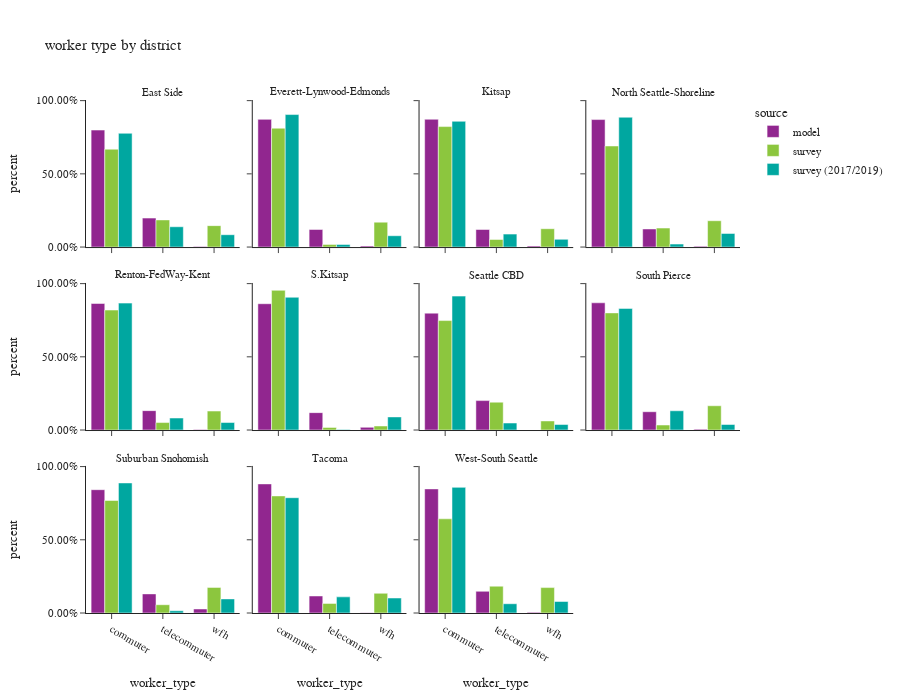

Notebook code for this chart:
### Code cell
df_worker_count = workers.groupby(['source','district_name','worker_type'])['pdexpfac']. \
    sum().reset_index()
df_worker_count['percent'] = df_worker_count.groupby(['source','district_name'], group_keys=False)['pdexpfac']. \
    apply(lambda x: x / float(x.sum()))
# df_worker_count
fig = px.bar(df_worker_count.sort_values(by=['source','district_name']), x='worker_type', y="percent", custom_data=['pdexpfac'],
             facet_col="district_name",facet_col_wrap=4,color="source",
             barmode="group",
             title="worker type by district")
fig.for_each_annotation(lambda a: a.update(text = a.text.split("=")[-1]))
fig.update_layout(height=700, width=900, font=dict(size=11))
fig.update_yaxes(tickformat = '.2%')
fig.update_xaxes(categoryorder='array', categoryarray= ['commuter','telecommuter','wfh'])
fig.show()

### Figure 1 — Plotly figure (JSON) as saved in the notebook; plotly's stock layout.template omitted (floating-point values rounded to 4 significant figures)
{"data": [{"alignmentgroup": "True", "customdata": [[357200.0], [88440.0], [1410.0]], "hovertemplate": "source=model<br>district_name=East Side<br>worker_type=%{x}<br>percent=%{y}<extra></extra>", "legendgroup": "model", "marker": {"color": "#91268F", "pattern": {"shape": ""}}, "name": "model", "offsetgroup": "model", "orientation": "v", "showlegend": true, "textposition": "auto", "type": "bar", "x": ["commuter", "telecommuter", "wfh"], "xaxis": "x9", "y": [0.799, 0.1978, 0.003154], "yaxis": "y9"}, {"alignmentgroup": "True", "customdata": [[107600.0], [14810.0], [970.0]], "hovertemplate": "source=model<br>district_name=Everett-Lynwood-Edmonds<br>worker_type=%{x}<br>percent=%{y}<extra></extra>", "legendgroup": "model", "marker": {"color": "#91268F", "pattern": {"shape": ""}}, "name": "model", "offsetgroup": "model", "orientation": "v", "showlegend": false, "textposition": "auto", "type": "bar", "x": ["commuter", "telecommuter", "wfh"], "xaxis": "x10", "y": [0.8721, 0.1201, 0.007863], "yaxis": "y10"}, {"alignmentgroup": "True", "customdata": [[100400.0], [13800.0], [850.0]], "hovertemplate": "source=model<br>district_name=Kitsap<br>worker_type=%{x}<br>percent=%{y}<extra></extra>", "legendgroup": "model", "marker": {"color": "#91268F", "pattern": {"shape": ""}}, "name": "model", "offsetgroup": "model", "orientation": "v", "showlegend": false, "textposition": "auto", "type": "bar", "x": ["commuter", "telecommuter", "wfh"], "xaxis": "x11", "y": [0.8727, 0.1199, 0.007388], "yaxis": "y11"}, {"alignmentgroup": "True", "customdata": [[91700.0], [13020.0], [600.0]], "hovertemplate": "source=model<br>district_name=North Seattle-Shoreline<br>worker_type=%{x}<br>percent=%{y}<extra></extra>", "legendgroup": "model", "marker": {"color": "#91268F", "pattern": {"shape": ""}}, "name": "model", "offsetgroup": "model", "orientation": "v", "showlegend": false, "textposition": "auto", "type": "bar", "x": ["commuter", "telecommuter", "wfh"], "xaxis": "x12", "y": [0.8707, 0.1236, 0.005697], "yaxis": "y12"}, {"alignmentgroup": "True", "customdata": [[339200.0], [51960.0], [1300.0]], "hovertemplate": "source=model<br>district_name=Renton-FedWay-Kent<br>worker_type=%{x}<br>percent=%{y}<extra></extra>", "legendgroup": "model", "marker": {"color": "#91268F", "pattern": {"shape": ""}}, "name": "model", "offsetgroup": "model", "orientation": "v", "showlegend": false, "textposition": "auto", "type": "bar", "x": ["commuter", "telecommuter", "wfh"], "xaxis": "x5", "y": [0.8643, 0.1324, 0.003313], "yaxis": "y5"}, {"alignmentgroup": "True", "customdata": [[16770.0], [2310.0], [360.0]], "hovertemplate": "source=model<br>district_name=S.Kitsap<br>worker_type=%{x}<br>percent=%{y}<extra></extra>", "legendgroup": "model", "marker": {"color": "#91268F", "pattern": {"shape": ""}}, "name": "model", "offsetgroup": "model", "orientation": "v", "showlegend": false, "textposition": "auto", "type": "bar", "x": ["commuter", "telecommuter", "wfh"], "xaxis": "x6", "y": [0.8627, 0.1188, 0.01852], "yaxis": "y6"}, {"alignmentgroup": "True", "customdata": [[319400.0], [80410.0], [300.0]], "hovertemplate": "source=model<br>district_name=Seattle CBD<br>worker_type=%{x}<br>percent=%{y}<extra></extra>", "legendgroup": "model", "marker": {"color": "#91268F", "pattern": {"shape": ""}}, "name": "model", "offsetgroup": "model", "orientation": "v", "showlegend": false, "textposition": "auto", "type": "bar", "x": ["commuter", "telecommuter", "wfh"], "xaxis": "x7", "y": [0.7983, 0.201, 0.0007498], "yaxis": "y7"}, {"alignmentgroup": "True", "customdata": [[166600.0], [23970.0], [1180.0]], "hovertemplate": "source=model<br>district_name=South Pierce<br>worker_type=%{x}<br>percent=%{y}<extra></extra>", "legendgroup": "model", "marker": {"color": "#91268F", "pattern": {"shape": ""}}, "name": "model", "offsetgroup": "model", "orientation": "v", "showlegend": false, "textposition": "auto", "type": "bar", "x": ["commuter", "telecommuter", "wfh"], "xaxis": "x8", "y": [0.8689, 0.125, 0.006153], "yaxis": "y8"}, {"alignmentgroup": "True", "customdata": [[69690.0], [10800.0], [2270.0]], "hovertemplate": "source=model<br>district_name=Suburban Snohomish<br>worker_type=%{x}<br>percent=%{y}<extra></extra>", "legendgroup": "model", "marker": {"color": "#91268F", "pattern": {"shape": ""}}, "name": "model", "offsetgroup": "model", "orientation": "v", "showlegend": false, "textposition": "auto", "type": "bar", "x": ["commuter", "telecommuter", "wfh"], "xaxis": "x", "y": [0.8421, 0.1305, 0.02743], "yaxis": "y"}, {"alignmentgroup": "True", "customdata": [[181800.0], [23980.0], [420.0]], "hovertemplate": "source=model<br>district_name=Tacoma<br>worker_type=%{x}<br>percent=%{y}<extra></extra>", "legendgroup": "model", "marker": {"color": "#91268F", "pattern": {"shape": ""}}, "name": "model", "offsetgroup": "model", "orientation": "v", "showlegend": false, "textposition": "auto", "type": "bar", "x": ["commuter", "telecommuter", "wfh"], "xaxis": "x2", "y": [0.8817, 0.1163, 0.002037], "yaxis": "y2"}, {"alignmentgroup": "True", "customdata": [[111100.0], [19430.0], [560.0]], "hovertemplate": "source=model<br>district_name=West-South Seattle<br>worker_type=%{x}<br>percent=%{y}<extra></extra>", "legendgroup": "model", "marker": {"color": "#91268F", "pattern": {"shape": ""}}, "name": "model", "offsetgroup": "model", "orientation": "v", "showlegend": false, "textposition": "auto", "type": "bar", "x": ["commuter", "telecommuter", "wfh"], "xaxis": "x3", "y": [0.8475, 0.1482, 0.004272], "yaxis": "y3"}, {"alignmentgroup": "True", "customdata": [[200200.0], [55510.0], [43810.0]], "hovertemplate": "source=survey<br>district_name=East Side<br>worker_type=%{x}<br>percent=%{y}<extra></extra>", "legendgroup": "survey", "marker": {"color": "#8CC63E", "pattern": {"shape": ""}}, "name": "survey", "offsetgroup": "survey", "orientation": "v", "showlegend": true, "textposition": "auto", "type": "bar", "x": ["commuter", "telecommuter", "wfh"], "xaxis": "x9", "y": [0.6684, 0.1854, 0.1463], "yaxis": "y9"}, {"alignmentgroup": "True", "customdata": [[89770.0], [2010.0], [18820.0]], "hovertemplate": "source=survey<br>district_name=Everett-Lynwood-Edmonds<br>worker_type=%{x}<br>percent=%{y}<extra></extra>", "legendgroup": "survey", "marker": {"color": "#8CC63E", "pattern": {"shape": ""}}, "name": "survey", "offsetgroup": "survey", "orientation": "v", "showlegend": false, "textposition": "auto", "type": "bar", "x": ["commuter", "telecommuter", "wfh"], "xaxis": "x10", "y": [0.8117, 0.01817, 0.1701], "yaxis": "y10"}, {"alignmentgroup": "True", "customdata": [[70800.0], [4468.0], [10780.0]], "hovertemplate": "source=survey<br>district_name=Kitsap<br>worker_type=%{x}<br>percent=%{y}<extra></extra>", "legendgroup": "survey", "marker": {"color": "#8CC63E", "pattern": {"shape": ""}}, "name": "survey", "offsetgroup": "survey", "orientation": "v", "showlegend": false, "textposition": "auto", "type": "bar", "x": ["commuter", "telecommuter", "wfh"], "xaxis": "x11", "y": [0.8228, 0.05192, 0.1253], "yaxis": "y11"}, {"alignmentgroup": "True", "customdata": [[83630.0], [15720.0], [21790.0]], "hovertemplate": "source=survey<br>district_name=North Seattle-Shoreline<br>worker_type=%{x}<br>percent=%{y}<extra></extra>", "legendgroup": "survey", "marker": {"color": "#8CC63E", "pattern": {"shape": ""}}, "name": "survey", "offsetgroup": "survey", "orientation": "v", "showlegend": false, "textposition": "auto", "type": "bar", "x": ["commuter", "telecommuter", "wfh"], "xaxis": "x12", "y": [0.6903, 0.1298, 0.1799], "yaxis": "y12"}, {"alignmentgroup": "True", "customdata": [[207700.0], [12930.0], [32860.0]], "hovertemplate": "source=survey<br>district_name=Renton-FedWay-Kent<br>worker_type=%{x}<br>percent=%{y}<extra></extra>", "legendgroup": "survey", "marker": {"color": "#8CC63E", "pattern": {"shape": ""}}, "name": "survey", "offsetgroup": "survey", "orientation": "v", "showlegend": false, "textposition": "auto", "type": "bar", "x": ["commuter", "telecommuter", "wfh"], "xaxis": "x5", "y": [0.8194, 0.051, 0.1296], "yaxis": "y5"}, {"alignmentgroup": "True", "customdata": [[14060.0], [267.2], [408.8]], "hovertemplate": "source=survey<br>district_name=S.Kitsap<br>worker_type=%{x}<br>percent=%{y}<extra></extra>", "legendgroup": "survey", "marker": {"color": "#8CC63E", "pattern": {"shape": ""}}, "name": "survey", "offsetgroup": "survey", "orientation": "v", "showlegend": false, "textposition": "auto", "type": "bar", "x": ["commuter", "telecommuter", "wfh"], "xaxis": "x6", "y": [0.9541, 0.01813, 0.02774], "yaxis": "y6"}, {"alignmentgroup": "True", "customdata": [[154700.0], [39400.0], [12840.0]], "hovertemplate": "source=survey<br>district_name=Seattle CBD<br>worker_type=%{x}<br>percent=%{y}<extra></extra>", "legendgroup": "survey", "marker": {"color": "#8CC63E", "pattern": {"shape": ""}}, "name": "survey", "offsetgroup": "survey", "orientation": "v", "showlegend": false, "textposition": "auto", "type": "bar", "x": ["commuter", "telecommuter", "wfh"], "xaxis": "x7", "y": [0.7476, 0.1904, 0.06205], "yaxis": "y7"}, {"alignmentgroup": "True", "customdata": [[106700.0], [4563.0], [22100.0]], "hovertemplate": "source=survey<br>district_name=South Pierce<br>worker_type=%{x}<br>percent=%{y}<extra></extra>", "legendgroup": "survey", "marker": {"color": "#8CC63E", "pattern": {"shape": ""}}, "name": "survey", "offsetgroup": "survey", "orientation": "v", "showlegend": false, "textposition": "auto", "type": "bar", "x": ["commuter", "telecommuter", "wfh"], "xaxis": "x8", "y": [0.8, 0.03422, 0.1658], "yaxis": "y8"}, {"alignmentgroup": "True", "customdata": [[94240.0], [6930.0], [21450.0]], "hovertemplate": "source=survey<br>district_name=Suburban Snohomish<br>worker_type=%{x}<br>percent=%{y}<extra></extra>", "legendgroup": "survey", "marker": {"color": "#8CC63E", "pattern": {"shape": ""}}, "name": "survey", "offsetgroup": "survey", "orientation": "v", "showlegend": false, "textposition": "auto", "type": "bar", "x": ["commuter", "telecommuter", "wfh"], "xaxis": "x", "y": [0.7685, 0.05651, 0.175], "yaxis": "y"}, {"alignmentgroup": "True", "customdata": [[71060.0], [5840.0], [11960.0]], "hovertemplate": "source=survey<br>district_name=Tacoma<br>worker_type=%{x}<br>percent=%{y}<extra></extra>", "legendgroup": "survey", "marker": {"color": "#8CC63E", "pattern": {"shape": ""}}, "name": "survey", "offsetgroup": "survey", "orientation": "v", "showlegend": false, "textposition": "auto", "type": "bar", "x": ["commuter", "telecommuter", "wfh"], "xaxis": "x2", "y": [0.7997, 0.06572, 0.1346], "yaxis": "y2"}, {"alignmentgroup": "True", "customdata": [[76850.0], [21890.0], [20740.0]], "hovertemplate": "source=survey<br>district_name=West-South Seattle<br>worker_type=%{x}<br>percent=%{y}<extra></extra>", "legendgroup": "survey", "marker": {"color": "#8CC63E", "pattern": {"shape": ""}}, "name": "survey", "offsetgroup": "survey", "orientation": "v", "showlegend": false, "textposition": "auto", "type": "bar", "x": ["commuter", "telecommuter", "wfh"], "xaxis": "x3", "y": [0.6432, 0.1832, 0.1736], "yaxis": "y3"}, {"alignmentgroup": "True", "customdata": [[203900.0], [36370.0], [22140.0]], "hovertemplate": "source=survey (2017/2019)<br>district_name=East Side<br>worker_type=%{x}<br>percent=%{y}<extra></extra>", "legendgroup": "survey (2017/2019)", "marker": {"color": "#00A7A0", "pattern": {"shape": ""}}, "name": "survey (2017/2019)", "offsetgroup": "survey (2017/2019)", "orientation": "v", "showlegend": true, "textposition": "auto", "type": "bar", "x": ["commuter", "telecommuter", "wfh"], "xaxis": "x9", "y": [0.777, 0.1386, 0.08437], "yaxis": "y9"}, {"alignmentgroup": "True", "customdata": [[105400.0], [2072.0], [9005.0]], "hovertemplate": "source=survey (2017/2019)<br>district_name=Everett-Lynwood-Edmonds<br>worker_type=%{x}<br>percent=%{y}<extra></extra>", "legendgroup": "survey (2017/2019)", "marker": {"color": "#00A7A0", "pattern": {"shape": ""}}, "name": "survey (2017/2019)", "offsetgroup": "survey (2017/2019)", "orientation": "v", "showlegend": false, "textposition": "auto", "type": "bar", "x": ["commuter", "telecommuter", "wfh"], "xaxis": "x10", "y": [0.9049, 0.01779, 0.07729], "yaxis": "y10"}, {"alignmentgroup": "True", "customdata": [[54030.0], [5561.0], [3319.0]], "hovertemplate": "source=survey (2017/2019)<br>district_name=Kitsap<br>worker_type=%{x}<br>percent=%{y}<extra></extra>", "legendgroup": "survey (2017/2019)", "marker": {"color": "#00A7A0", "pattern": {"shape": ""}}, "name": "survey (2017/2019)", "offsetgroup": "survey (2017/2019)", "orientation": "v", "showlegend": false, "textposition": "auto", "type": "bar", "x": ["commuter", "telecommuter", "wfh"], "xaxis": "x11", "y": [0.8588, 0.0884, 0.05276], "yaxis": "y11"}, {"alignmentgroup": "True", "customdata": [[109300.0], [2522.0], [11460.0]], "hovertemplate": "source=survey (2017/2019)<br>district_name=North Seattle-Shoreline<br>worker_type=%{x}<br>percent=%{y}<extra></extra>", "legendgroup": "survey (2017/2019)", "marker": {"color": "#00A7A0", "pattern": {"shape": ""}}, "name": "survey (2017/2019)", "offsetgroup": "survey (2017/2019)", "orientation": "v", "showlegend": false, "textposition": "auto", "type": "bar", "x": ["commuter", "telecommuter", "wfh"], "xaxis": "x12", "y": [0.8866, 0.02045, 0.09294], "yaxis": "y12"}, {"alignmentgroup": "True", "customdata": [[151700.0], [14350.0], [8970.0]], "hovertemplate": "source=survey (2017/2019)<br>district_name=Renton-FedWay-Kent<br>worker_type=%{x}<br>percent=%{y}<extra></extra>", "legendgroup": "survey (2017/2019)", "marker": {"color": "#00A7A0", "pattern": {"shape": ""}}, "name": "survey (2017/2019)", "offsetgroup": "survey (2017/2019)", "orientation": "v", "showlegend": false, "textposition": "auto", "type": "bar", "x": ["commuter", "telecommuter", "wfh"], "xaxis": "x5", "y": [0.8668, 0.08197, 0.05125], "yaxis": "y5"}, {"alignmentgroup": "True", "customdata": [[14300.0], [60.89], [1412.0]], "hovertemplate": "source=survey (2017/2019)<br>district_name=S.Kitsap<br>worker_type=%{x}<br>percent=%{y}<extra></extra>", "legendgroup": "survey (2017/2019)", "marker": {"color": "#00A7A0", "pattern": {"shape": ""}}, "name": "survey (2017/2019)", "offsetgroup": "survey (2017/2019)", "orientation": "v", "showlegend": false, "textposition": "auto", "type": "bar", "x": ["commuter", "telecommuter", "wfh"], "xaxis": "x6", "y": [0.9066, 0.003862, 0.08953], "yaxis": "y6"}, {"alignmentgroup": "True", "customdata": [[218400.0], [11430.0], [8982.0]], "hovertemplate": "source=survey (2017/2019)<br>district_name=Seattle CBD<br>worker_type=%{x}<br>percent=%{y}<extra></extra>", "legendgroup": "survey (2017/2019)", "marker": {"color": "#00A7A0", "pattern": {"shape": ""}}, "name": "survey (2017/2019)", "offsetgroup": "survey (2017/2019)", "orientation": "v", "showlegend": false, "textposition": "auto", "type": "bar", "x": ["commuter", "telecommuter", "wfh"], "xaxis": "x7", "y": [0.9145, 0.04784, 0.03761], "yaxis": "y7"}, {"alignmentgroup": "True", "customdata": [[76200.0], [12070.0], [3462.0]], "hovertemplate": "source=survey (2017/2019)<br>district_name=South Pierce<br>worker_type=%{x}<br>percent=%{y}<extra></extra>", "legendgroup": "survey (2017/2019)", "marker": {"color": "#00A7A0", "pattern": {"shape": ""}}, "name": "survey (2017/2019)", "offsetgroup": "survey (2017/2019)", "orientation": "v", "showlegend": false, "textposition": "auto", "type": "bar", "x": ["commuter", "telecommuter", "wfh"], "xaxis": "x8", "y": [0.8307, 0.1316, 0.03774], "yaxis": "y8"}, {"alignmentgroup": "True", "customdata": [[59510.0], [1036.0], [6450.0]], "hovertemplate": "source=survey (2017/2019)<br>district_name=Suburban Snohomish<br>worker_type=%{x}<br>percent=%{y}<extra></extra>", "legendgroup": "survey (2017/2019)", "marker": {"color": "#00A7A0", "pattern": {"shape": ""}}, "name": "survey (2017/2019)", "offsetgroup": "survey (2017/2019)", "orientation": "v", "showlegend": false, "textposition": "auto", "type": "bar", "x": ["commuter", "telecommuter", "wfh"], "xaxis": "x", "y": [0.8883, 0.01546, 0.09628], "yaxis": "y"}, {"alignmentgroup": "True", "customdata": [[92150.0], [12900.0], [11980.0]], "hovertemplate": "source=survey (2017/2019)<br>district_name=Tacoma<br>worker_type=%{x}<br>percent=%{y}<extra></extra>", "legendgroup": "survey (2017/2019)", "marker": {"color": "#00A7A0", "pattern": {"shape": ""}}, "name": "survey (2017/2019)", "offsetgroup": "survey (2017/2019)", "orientation": "v", "showlegend": false, "textposition": "auto", "type": "bar", "x": ["commuter", "telecommuter", "wfh"], "xaxis": "x2", "y": [0.7874, 0.1103, 0.1024], "yaxis": "y2"}, {"alignmentgroup": "True", "customdata": [[54040.0], [3984.0], [4956.0]], "hovertemplate": "source=survey (2017/2019)<br>district_name=West-South Seattle<br>worker_type=%{x}<br>percent=%{y}<extra></extra>", "legendgroup": "survey (2017/2019)", "marker": {"color": "#00A7A0", "pattern": {"shape": ""}}, "name": "survey (2017/2019)", "offsetgroup": "survey (2017/2019)", "orientation": "v", "showlegend": false, "textposition": "auto", "type": "bar", "x": ["commuter", "telecommuter", "wfh"], "xaxis": "x3", "y": [0.8581, 0.06325, 0.07869], "yaxis": "y3"}], "layout": {"annotations": [{"font": {}, "showarrow": false, "text": "Suburban Snohomish", "x": 0.1175, "xanchor": "center", "xref": "paper", "y": 0.2867, "yanchor": "bottom", "yref": "paper"}, {"font": {}, "showarrow": false, "text": "Tacoma", "x": 0.3725, "xanchor": "center", "xref": "paper", "y": 0.2867, "yanchor": "bottom", "yref": "paper"}, {"font": {}, "showarrow": false, "text": "West-South Seattle", "x": 0.6275, "xanchor": "center", "xref": "paper", "y": 0.2867, "yanchor": "bottom", "yref": "paper"}, {"font": {}, "showarrow": false, "text": "Renton-FedWay-Kent", "x": 0.1175, "xanchor": "center", "xref": "paper", "y": 0.6433, "yanchor": "bottom", "yref": "paper"}, {"font": {}, "showarrow": false, "text": "S.Kitsap", "x": 0.3725, "xanchor": "center", "xref": "paper", "y": 0.6433, "yanchor": "bottom", "yref": "paper"}, {"font": {}, "showarrow": false, "text": "Seattle CBD", "x": 0.6275, "xanchor": "center", "xref": "paper", "y": 0.6433, "yanchor": "bottom", "yref": "paper"}, {"font": {}, "showarrow": false, "text": "South Pierce", "x": 0.8825, "xanchor": "center", "xref": "paper", "y": 0.6433, "yanchor": "bottom", "yref": "paper"}, {"font": {}, "showarrow": false, "text": "East Side", "x": 0.1175, "xanchor": "center", "xref": "paper", "y": 1.0, "yanchor": "bottom", "yref": "paper"}, {"font": {}, "showarrow": false, "text": "Everett-Lynwood-Edmonds", "x": 0.3725, "xanchor": "center", "xref": "paper", "y": 1.0, "yanchor": "bottom", "yref": "paper"}, {"font": {}, "showarrow": false, "text": "Kitsap", "x": 0.6275, "xanchor": "center", "xref": "paper", "y": 1.0, "yanchor": "bottom", "yref": "paper"}, {"font": {}, "showarrow": false, "text": "North Seattle-Shoreline", "x": 0.8825, "xanchor": "center", "xref": "paper", "y": 1.0, "yanchor": "bottom", "yref": "paper"}], "barmode": "group", "font": {"size": 11}, "height": 700, "legend": {"title": {"text": "source"}, "tracegroupgap": 0}, "title": {"text": "worker type by district"}, "width": 900, "xaxis": {"anchor": "y", "categoryarray": ["commuter", "telecommuter", "wfh"], "categoryorder": "array", "domain": [0.0, 0.235], "title": {"text": "worker_type"}}, "xaxis10": {"anchor": "y10", "categoryarray": ["commuter", "telecommuter", "wfh"], "categoryorder": "array", "domain": [0.255, 0.49], "matches": "x", "showticklabels": false}, "xaxis11": {"anchor": "y11", "categoryarray": ["commuter", "telecommuter", "wfh"], "categoryorder": "array", "domain": [0.51, 0.745], "matches": "x", "showticklabels": false}, "xaxis12": {"anchor": "y12", "categoryarray": ["commuter", "telecommuter", "wfh"], "categoryorder": "array", "domain": [0.765, 1.0], "matches": "x", "showticklabels": false}, "xaxis2": {"anchor": "y2", "categoryarray": ["commuter", "telecommuter", "wfh"], "categoryorder": "array", "domain": [0.255, 0.49], "matches": "x", "title": {"text": "worker_type"}}, "xaxis3": {"anchor": "y3", "categoryarray": ["commuter", "telecommuter", "wfh"], "categoryorder": "array", "domain": [0.51, 0.745], "matches": "x", "title": {"text": "worker_type"}}, "xaxis4": {"anchor": "y4", "categoryarray": ["commuter", "telecommuter", "wfh"], "categoryorder": "array", "domain": [0.765, 1.0], "matches": "x", "title": {"text": "worker_type"}}, "xaxis5": {"anchor": "y5", "categoryarray": ["commuter", "telecommuter", "wfh"], "categoryorder": "array", "domain": [0.0, 0.235], "matches": "x", "showticklabels": false}, "xaxis6": {"anchor": "y6", "categoryarray": ["commuter", "telecommuter", "wfh"], "categoryorder": "array", "domain": [0.255, 0.49], "matches": "x", "showticklabels": false}, "xaxis7": {"anchor": "y7", "categoryarray": ["commuter", "telecommuter", "wfh"], "categoryorder": "array", "domain": [0.51, 0.745], "matches": "x", "showticklabels": false}, "xaxis8": {"anchor": "y8", "categoryarray": ["commuter", "telecommuter", "wfh"], "categoryorder": "array", "domain": [0.765, 1.0], "matches": "x", "showticklabels": false}, "xaxis9": {"anchor": "y9", "categoryarray": ["commuter", "telecommuter", "wfh"], "categoryorder": "array", "domain": [0.0, 0.235], "matches": "x", "showticklabels": false}, "yaxis": {"anchor": "x", "domain": [0.0, 0.2867], "tickformat": ".2%", "title": {"text": "percent"}}, "yaxis10": {"anchor": "x10", "domain": [0.7133, 1.0], "matches": "y", "showticklabels": false, "tickformat": ".2%"}, "yaxis11": {"anchor": "x11", "domain": [0.7133, 1.0], "matches": "y", "showticklabels": false, "tickformat": ".2%"}, "yaxis12": {"anchor": "x12", "domain": [0.7133, 1.0], "matches": "y", "showticklabels": false, "tickformat": ".2%"}, "yaxis2": {"anchor": "x2", "domain": [0.0, 0.2867], "matches": "y", "showticklabels": false, "tickformat": ".2%"}, "yaxis3": {"anchor": "x3", "domain": [0.0, 0.2867], "matches": "y", "showticklabels": false, "tickformat": ".2%"}, "yaxis4": {"anchor": "x4", "domain": [0.0, 0.2867], "matches": "y", "showticklabels": false, "tickformat": ".2%"}, "yaxis5": {"anchor": "x5", "domain": [0.3567, 0.6433], "matches": "y", "tickformat": ".2%", "title": {"text": "percent"}}, "yaxis6": {"anchor": "x6", "domain": [0.3567, 0.6433], "matches": "y", "showticklabels": false, "tickformat": ".2%"}, "yaxis7": {"anchor": "x7", "domain": [0.3567, 0.6433], "matches": "y", "showticklabels": false, "tickformat": ".2%"}, "yaxis8": {"anchor": "x8", "domain": [0.3567, 0.6433], "matches": "y", "showticklabels": false, "tickformat": ".2%"}, "yaxis9": {"anchor": "x9", "domain": [0.7133, 1.0], "matches": "y", "tickformat": ".2%", "title": {"text": "percent"}}}}
